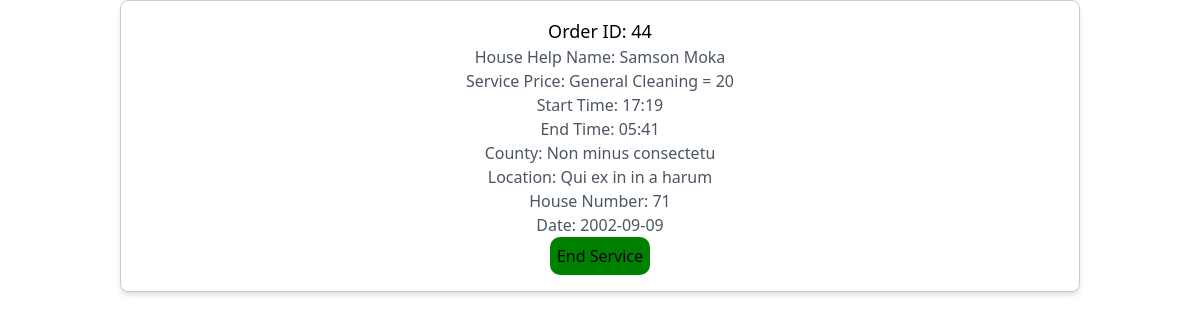
The app's page /order_history.php (signed in) with its own data.
### tables this page shows
CREATE TABLE `orders` (
  `order_ID` int(100) NOT NULL,
  `user_ID` int(100) NOT NULL,
  `house_help_id` int(100) NOT NULL,
  `service_price` varchar(100) NOT NULL,
  `start_time` varchar(100) NOT NULL,
  `end_time` varchar(100) NOT NULL,
  `county` varchar(100) NOT NULL,
  `location` varchar(100) NOT NULL,
  `house_number` varchar(100) NOT NULL,
  `date` varchar(100) NOT NULL
);

CREATE TABLE `house_helps` (
  `ID` int(11) NOT NULL,
  `name` varchar(11) NOT NULL,
  `email` varchar(11) NOT NULL,
  `description` varchar(1000) NOT NULL,
  `phone_number` int(11) NOT NULL,
  `profile_pic` longblob NOT NULL,
  `status` varchar(100) NOT NULL DEFAULT 'Available'
);

### order_history.php (the view, shortened to what this page needs)
<?php
require 'config.php';
?>
<!DOCTYPE html>
<html lang="en">
<head>
    <link href="https://unpkg.com/tailwindcss@^2/dist/tailwind.min.css" rel="stylesheet">
</head>
<body>
<?php
$userID = $_SESSION["ID"];
$sql = "SELECT `order_ID`, `user_ID`, `house_help_id`, `service_price`, `start_time`, `end_time`, `county`, `location`, `house_number`, `date` FROM orders where user_ID = $userID ";
$result = $conn->query($sql);
if ($result->num_rows > 0) {
    while($row = $result->fetch_assoc()) {
        $h_id = $row['house_help_id'];
        $sql2 = "SELECT name,status FROM house_helps WHERE id = $h_id";
        $result2 = $conn->query($sql2);
        $row2 = $result2->fetch_assoc();
        ?>
<div class="p-4 bg-white rounded-lg shadow-md mx-auto text-center" style="width: 80%; border: 1px solid #ccc;">
    <h2 class="text-lg font-medium">Order ID: <?php echo $row["order_ID"]; ?></h2>
    <p class="text-gray-600">House Help Name: <?php echo $row2["name"]; ?></p>
    <p class="text-gray-600">Service Price: <?php echo $row["service_price"]; ?></p>
    <p class="text-gray-600">Start Time: <?php echo $row["start_time"]; ?></p>
    <p class="text-gray-600">End Time: <?php echo $row["end_time"]; ?></p>
    <p class="text-gray-600">County: <?php echo $row["county"]; ?></p>
    <p class="text-gray-600">Location: <?php echo $row["location"]; ?></p>
    <p class="text-gray-600">House Number: <?php echo $row["house_number"]; ?></p>
    <p class="text-gray-600">Date: <?php echo $row["date"]; ?></p>
    <?php if ($row2["status"] == "Engaged"){
        ?>
         <form method="post" id="form" action="<?php echo $_SERVER['PHP_SELF']; ?>">
                <button class="btn btn-danger" style="background-color: green; border-radius: 10px; padding: 7px" name="end_service" value="<?php echo $row["house_help_id"]; ?>" id="end_service_btn">End Service</button>
            </form>
            <?php
    }else{
        ?>
             <button class="btn btn-danger" style="background-color: grey; border-radius: 10px; padding: 7px" disabled >End Service</button>
        <?php
    }
    ?>
</div>
<?php
    }
} else {
    echo "You dont have any orders yet";
}
?>
</body>
</html>

### records on screen
orders: order_ID "44", house_help.name "Samson Moka", service_price "General Cleaning = 20", start_time "17:19", end_time "05:41", county "Non minus consectetu", location "Qui ex in in a harum", house_number "71", date "2002-09-09"
